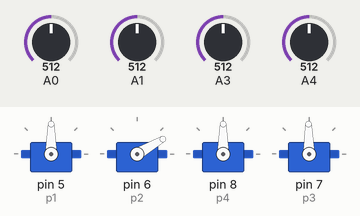
This sketch was run on a simulated Arduino Uno, built with avr-gcc and run on an emulated ATmega328P. Shown: 4 × servo. The test bench sets the inputs (shaded band); at power-on: A0 = 512, A1 = 512, A3 = 512, A4 = 512.

Above: at 2.8 s.
2.9 s: A0 set to 540
4.4 s: A0 set to 559
At 6.1 s:
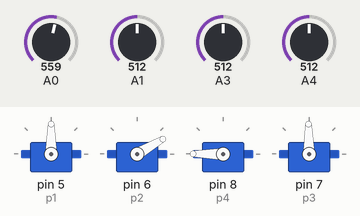
7.1 s: A0 set to 460
8.6 s: A0 set to 435
At 11.4 s:
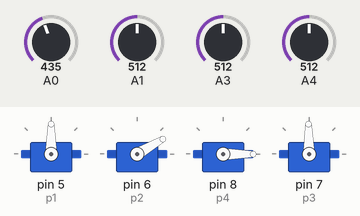
11.6 s: A0 set to 716
At 12.07 s:
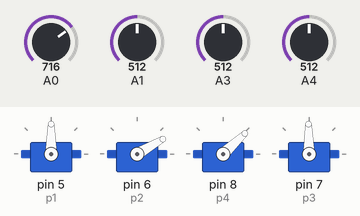
14.6 s: A0 set to 306
At 14.76 s:
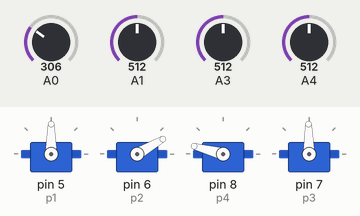
Timing chart, 0 to 18.0 s (numbered marks = the images above; inputs shaded):
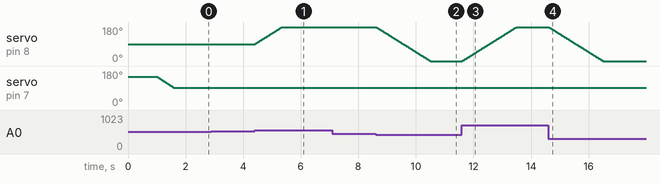

The sketch:

5_Control_del_brazo_con_ambos_joysticks.ino
```cpp
//Código de ejemplo para el movimiento del brazo por medio de ambos joysticks, es exactamente el mismo código que el que vimos para un solo servomotor, pero ahora multiplicado por 4.

#include <Servo.h>

//Nombres de servos
Servo s1;//garra
Servo s2;//antebrazo
Servo s3;//brazo
Servo s4;//base

//Pines configurados
#define p1 5 //garra
#define p2 6 //antebrazo
#define p3 7 //brazo
#define p4 8 //base

//Límites de servomotores
byte s1L = 80;//garra
byte s1R = 160;
byte s2L = 0;//antebrazo
byte s2R = 180;
byte s3L = 0;//brazo
byte s3R = 180;
byte s4L = 0;//base
byte s4R = 180;

//Datos de posición
byte  w; //variable para la garra
byte  x; //variable para el antebrazo
byte  y; //variable para el brazo
byte  z; //variable para la base

byte v = 10;//velocidad (5-20)

//para los sensores joystick
int a1;
int a2;
int a3;
int a4;

//Límites mínimos y máximos de los sensores
int lim1 = 450;
int lim2 = 550;

void setup() {
//no utilizamos el comando servo.attach aquí.
posiciondeorigen(); //envía al servomotor a una posición media antes de controlarlo
}

void loop() {
leersensores();
delay(10);

//base
if(a4 < lim1){
  s4.attach(p4);
  z = s4.read();
  while(a4 < lim1 && z > s4L){
    z--;
    s4.write(z);
    delay(v);
    leersensores();
  }
  s4.detach();
}

else if(a4 > lim2){
  s4.attach(p4);
  z = s4.read();
  while(a4 > lim2 && z < s4R){
    z++;
    s4.write(z);
    delay(v);
    leersensores();
  }
  s4.detach();
}

//brazo
else if(a3 < lim1){
  s3.attach(p3);
  y = s3.read();
  while(a3 < lim1 && y > s3L){
    y--;
    s3.write(y);
    delay(v);
    leersensores();
  }
  s3.detach();
}

else if(a3 > lim2){
  s3.attach(p3);
  y = s3.read();
  while(a3 > lim2 && y < s3R){
    y++;
    s3.write(y);
    delay(v);
    leersensores();
  }
  s3.detach();
}

//antebrazo
else if(a2 < lim1){
  s2.attach(p2);
  x = s2.read();
  while(a2 < lim1 && x > s2L){
    x--;
    s2.write(x);
    delay(v);
    leersensores();
  }
  s2.detach();
}

else if(a2 > lim2){
  s2.attach(p2);
  x = s2.read();
  while(a2 > lim2 && x < s2R){
    x++;
    s2.write(x);
    delay(v);
    leersensores();
  }
  s2.detach();
}

//garra
else if(a1 < lim1){
  s1.attach(p1);
  w = s1.read();
  while(a1 < lim1 && w > s1L){
    w--;
    s1.write(w);
    delay(v);
    leersensores();
  }
  s1.detach();
}

else if(a1 > lim2){
  s1.attach(p1);
  w = s1.read();
  while(a1 > lim2 && w < s1R){
    w++;
    s1.write(w);
    delay(v);
    leersensores();
  }
  s1.detach();
}
}

void posiciondeorigen(){
  s1.attach(p1);
  s1.write(90);
  delay(250);
  s1.detach();
  s2.attach(p2);
  s2.write(30);
  delay(250);
  s2.detach();
  s4.attach(p4);
  s4.write(90);
  delay(250);
  s4.detach();
  s3.attach(p3);
  s3.write(150);
  delay(250);
  for(byte u = 150;u>90;u--){ //El servomotor 3 es el único que utiliza un bucle For para moverse a una posición mas cómoda sin atorarse
    s3.write(u);
    delay(10);
  }
  s3.detach();
}

void leersensores(){
 a1 = analogRead(A3);
 a2 = analogRead(A4);
 a3 = analogRead(A1);
 a4 = analogRead(A0);
}
```

Measured:
- the behaviour switches between 550 and 551 on A0 (found by bisection; images 0 and 1)
- the behaviour switches between 450 and 449 on A0 (found by bisection; images 1 and 2)
- after the input at 2.9 s, every drawn part: stays the same
- after the input at 4.4 s, servo on pin 8 (p4): moves from 90° to 180° over 0.93 s, starting at once
- after the input at 7.1 s, every drawn part: stays the same
- after the input at 8.6 s, servo on pin 8 (p4): moves from 180° to 0° over 1.9 s, starting at once
- after the input at 11.6 s, servo on pin 8 (p4): moves from 0° to 180° over 1.9 s, starting at once
- after the input at 14.6 s, servo on pin 8 (p4): moves from 180° to 0° over 1.9 s, starting at once
